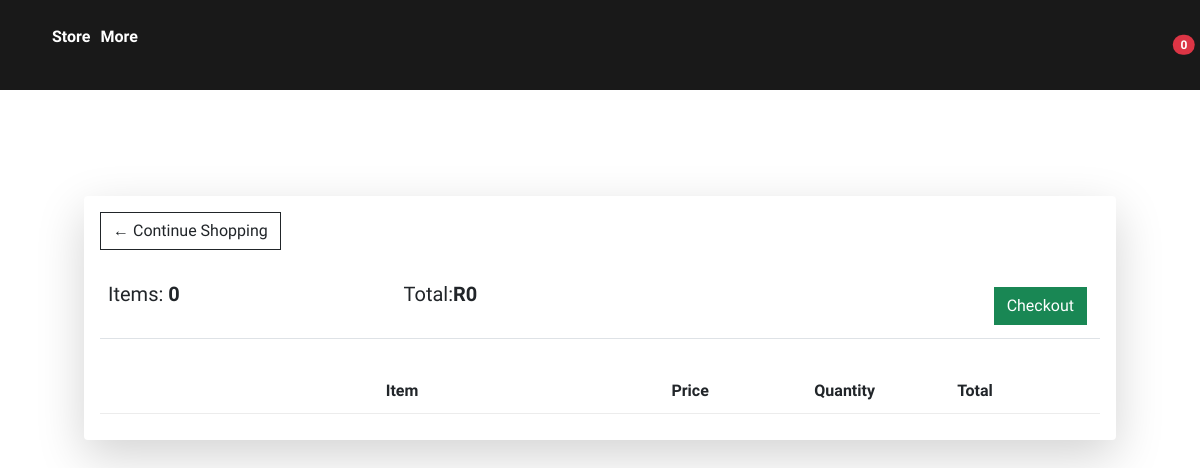
Before: /cart/ (signed in) with the older database file.
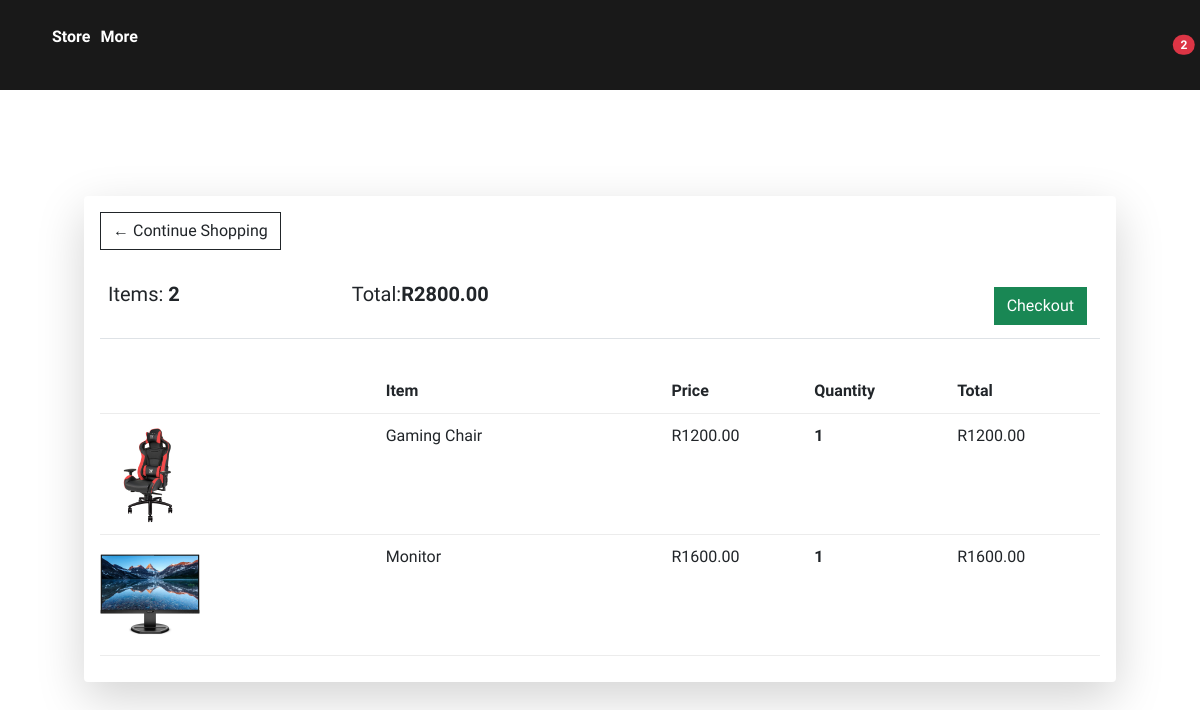
After: the same page with the newer database file.
### base/models.py (models this page shows, shortened)
class Order(models.Model):
    customer = models.ForeignKey(Customer, on_delete=models.SET_NULL, null=True, blank=True)
    date_ordered = models.DateTimeField(auto_now_add=True)
    complete = models.BooleanField(default=False)
    transaction_id = models.CharField(max_length=200,null = True)
    @property
    def get_cart_total(self):#calculate the cart total
        orderitems = self.orderitem_set.all()
        total = sum([item.get_total for item in orderitems])
        return total
    @property
    def get_cart_items(self):#count number of items in the cart
        orderitems = self.orderitem_set.all()
        total = sum([item.quantity for item in orderitems])
        return total

class OrderItem(models.Model):
    product = models.ForeignKey(Product, on_delete=models.SET_NULL, null=True, blank=True)
    order = models.ForeignKey(Order, on_delete=models.SET_NULL, null=True, blank=True)
    quantity = models.IntegerField(default=0, null=True, blank=True)
    date_added = models.DateTimeField(auto_now_add=True)
    @property
    def get_total(self):#total for each item
        total = self.product.price * self.quantity
        return total

class Product(models.Model):
    name = models.CharField(max_length=200)
    price = models.DecimalField(max_digits=8,decimal_places=2)
    image = models.ImageField(blank= True,null = True)
    @property
    def imageUrl(self):  # if theres no image uploade then you wont get an error
        try:
            url = self.image.url
        except:
            url = ''
        return url

### base/views.py (the view)
# urls.py: path("cart/", views.cart, name="cart"),
@login_required(login_url='signin')
def cart(request):  # check if user is lgged in or not
    customer = request.user.customer
    order, created = Order.objects.get_or_create(customer=customer, complete=False)
    items = order.orderitem_set.all()
    cart_items = order.get_cart_items
    context = {"items": items, "order": order, 'cart_items': cart_items}
    return render(request, 'base/cart.html',context)

### base/templates/base/cart.html (shortened to what this page needs)
{% extends 'base/main.html' %}
{% block content %}
{% load static %}
{% block styles %}
<link rel="stylesheet" href="{% static '/css/cart.css' %}">
{% endblock %}
<section>
    <div class="hero">
        <nav>
            <ul class="navlist">
                <li><a href="{% url 'store' %}">Store</a></li>
                <li><a href="#">More</a></li>
            </ul>
            <button type="button" class="btn p-0 position-relative">
                <span class="position-absolute top-0 start-100 translate-middle badge rounded-pill bg-danger">
                    {{cart_items}}
                </span>
            </button>
        </nav>
        <div class="row">
            <div class="col-lg-12 box shadow-lg p-3 mb-5 bg-body rounded">
                <div class="box-element ">
                    <a class="btn btn-outline-dark" href="{% url 'store' %}">&#x2190; Continue Shopping</a>
                    <br>
                    <br>
                    <table class="table">
                        <tr>
                            <th>
                                <h5>Items: <strong>{{order.get_cart_items}}</strong></h5>
                            </th>
                            <th>
                                <h5>Total:<strong>R{{order.get_cart_total}}</strong></h5>
                            </th>
                            <th>
                                <a style="float:right; margin:5px;" class="btn btn-success"
                                    href="{% url 'checkout' %}">Checkout</a>
                            </th>
                        </tr>
                    </table>
                </div>
                <br>
                <div class="box-element">
                    <div class="cart-row">
                        <div style="flex:2"></div>
                        <div style="flex:2"><strong>Item</strong></div>
                        <div style="flex:1"><strong>Price</strong></div>
                        <div style="flex:1"><strong>Quantity</strong></div>
                        <div style="flex:1"><strong>Total</strong></div>
                    </div>
                    {% for item in items %}
                    <div class="cart-row">
                        <div style="flex:2"><img class="row-image" src="{{item.product.imageUrl}}"></div>
                        <div style="flex:2">
                            <p>{{item.product.name}}</p>
                        </div>
                        <div style="flex:1">
                            <p>R{{item.product.price|floatformat:2}}</p>
                        </div>
                        <div style="flex:1">
                            <p class="quantity">{{item.quantity}}</p>
                            <div class="quantity">
                            </div>
                        </div>
                        <div style="flex:1">
                            <p>R{{item.get_total}}</p>
                        </div>
                    </div>
                    {% endfor %}
                </div>
            </div>
        </div>
    </div>
</section>
{% endblock content %}

### base/templates/base/main.html (shortened to what this page needs)
{% load static %}
<!DOCTYPE html>
<html lang="en">
<head>
    <link href="https://cdn.jsdelivr.net/npm/bootstrap@5.0.2/dist/css/bootstrap.min.css" rel="stylesheet"
>
    <link href='https://unpkg.com/boxicons@2.1.2/css/boxicons.min.css' rel='stylesheet'>
    <link rel="stylesheet" href="https://cdnjs.cloudflare.com/ajax/libs/font-awesome/6.1.2/css/all.min.css
">
</head>
<body>
        {% block content %}
        {% endblock %}
</body>
</html>

### static/css/cart.css (style rules this page uses)
* { margin: 0; padding: 0; font-family: 'Sora', sans-serif; }
:root { --primary-color:#191919; --secondary-color:red; --text-color:white; }
.hero { height: 100vh; width: 100%; position: relative; background-color: white; }
.navlist { display: flex; }
nav { background-color: #191919; margin: auto; padding:15px; display: flex; align-items: center; justify-content: space-between; }
nav ul li { display: inline-block; list-style: none; padding: 10px 5px; }
nav ul li a { text-decoration: none; color: var(--text-color); font-weight: bold; text-transform: capitalize; }
.row { padding: 6rem; }
.col-lg-4, .col-lg-6, .col-lg-8, .col-lg-12 { margin-top: 10px; }
.btn { border-radius: 0; }
.row-image { width: 100px; }
.cart-row { display: flex; align-items: flex-stretch; padding-bottom: 10px; margin-bottom: 10px; border-bottom: 1px solid #ececec; }
.quantity { display: inline-block; font-weight: 700; padding-right:10px; }

Changed rows visible on the page:
computed for Order: get_cart_items "0" → "2"; get_cart_total "0" → "2800.00"
added OrderItem: product.imageUrl (picture), product.name "Gaming Chair", product.price "1200.00", quantity "1", get_total "1200.00"
added OrderItem: product.imageUrl (picture), product.name "Monitor", product.price "1600.00", quantity "1", get_total "1600.00"
Other visible differences:
{{ cart_items }}: "0" → "2"
